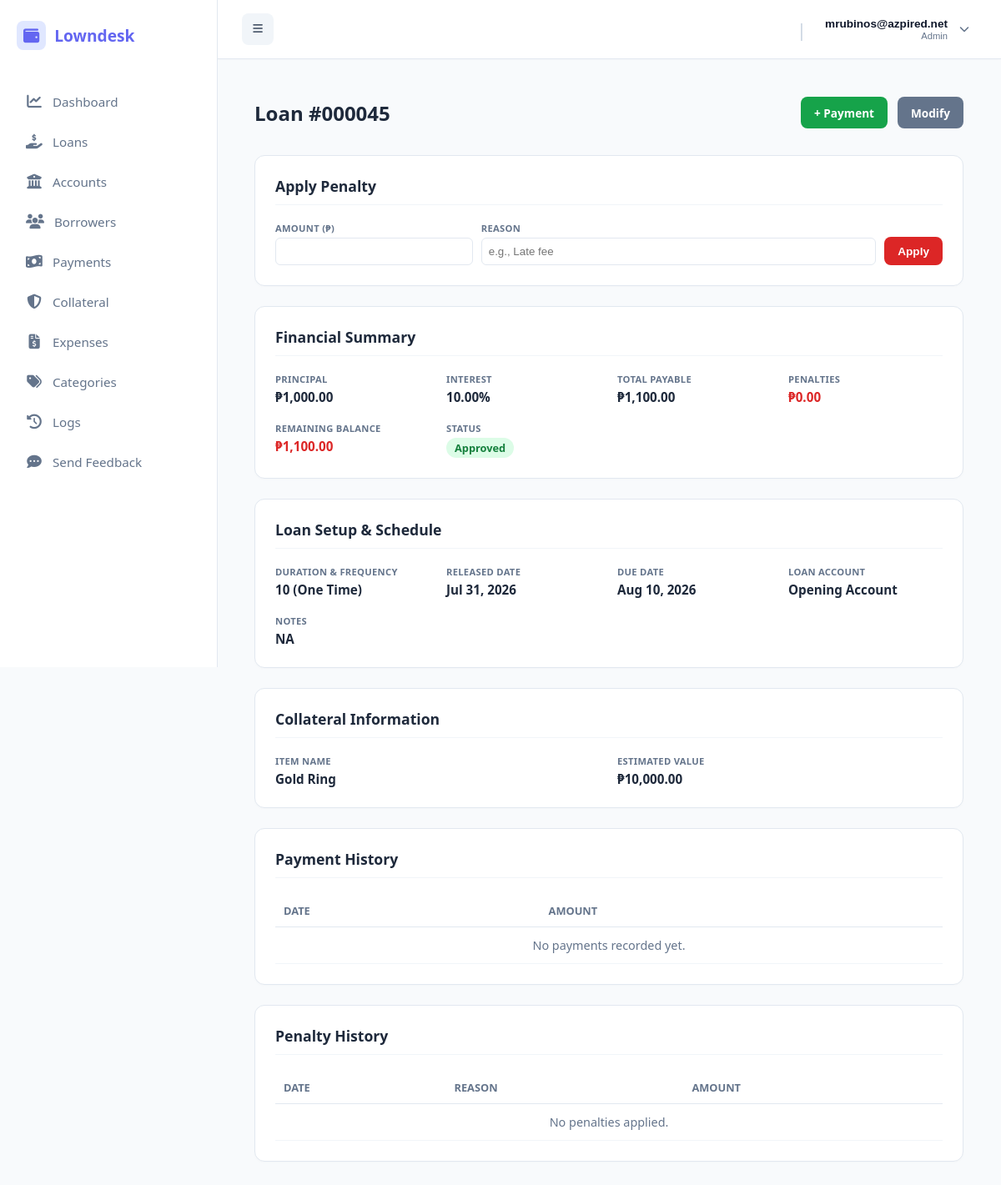
/public/index.php?url=loan/details&id=45 (signed in), run on the app's committed database.
### tables this page shows
CREATE TABLE `loans` (
  `id` int(11) NOT NULL,
  `company_id` int(11) NOT NULL,
  `account_id` int(11) DEFAULT NULL,
  `borrower_id` int(11) NOT NULL,
  `amount` decimal(12,2) NOT NULL,
  `interest_rate` decimal(5,2) NOT NULL,
  `total_payable` decimal(12,2) NOT NULL,
  `status` varchar(30) DEFAULT 'pending',
  `released_date` date DEFAULT NULL,
  `due_date` date NOT NULL,
  `created_at` timestamp NOT NULL DEFAULT current_timestamp(),
  `term_months` int(11) DEFAULT NULL,
  `notes` text DEFAULT NULL,
  `term_type` varchar(20) DEFAULT 'month',
  `fee` decimal(15,2) DEFAULT 0.00,
  `category_id` int(11) DEFAULT NULL,
  `loan_type` varchar(255) NOT NULL
);

CREATE TABLE `accounts` (
  `id` int(11) NOT NULL,
  `company_id` int(11) NOT NULL,
  `name` varchar(50) NOT NULL,
  `current_balance` decimal(15,2) DEFAULT 0.00
);

CREATE TABLE `loan_collaterals` (
  `id` int(11) NOT NULL,
  `company_id` int(11) NOT NULL,
  `loan_id` int(11) NOT NULL,
  `item_name` varchar(255) NOT NULL,
  `description` text DEFAULT NULL,
  `estimated_value` decimal(15,2) DEFAULT NULL,
  `file_path` varchar(255) DEFAULT NULL,
  `created_at` timestamp NOT NULL DEFAULT current_timestamp()
);

### app/controllers/LoanController.php (called while the page is built, shortened)
<?php
require_once __DIR__ . '/../models/Payment.php';
class LoanController {
   public function details() {
    $id = $_GET['id'];
    $loanModel = new Loan();
    $db = $loanModel->getDb();
    $stmt = $db->prepare("
        SELECT l.*, b.first_name, b.last_name, b.phone, b.address, a.name as account_name,
               l.term_months, l.term_type
        FROM loans l
        LEFT JOIN borrowers b ON l.borrower_id = b.id
        LEFT JOIN accounts a ON l.account_id = a.id
        WHERE l.id = ?
    ");
    $stmt->execute([$id]);
    $loan = $stmt->fetch(PDO::FETCH_ASSOC);
    $stmtColl = $db->prepare("SELECT * FROM loan_collaterals WHERE loan_id = ?");
    $stmtColl->execute([$id]);
    $collateral = $stmtColl->fetch(PDO::FETCH_ASSOC);
    $paymentModel = new Payment();
    $payments = $paymentModel->getByLoanId($id);
    $totalPaid = $paymentModel->getTotalPaidByLoanId($id);
    $stmtPen = $db->prepare("SELECT * FROM penalties WHERE loan_id = ? ORDER BY date_applied DESC");
    $stmtPen->execute([$id]);
    $penalties = $stmtPen->fetchAll(PDO::FETCH_ASSOC);
    $totalPenalties = 0;
    $remainingBalance = ($loan['total_payable'] ?? 0) - $totalPaid + $totalPenalties;
    require_once __DIR__ . '/../views/admin/loans/details.php';
}
}

### public/index.php (called while the page is built, shortened)
<?php
require_once __DIR__ . "/../app/core/Database.php";
require_once __DIR__ . "/../app/core/Model.php";
$init = new App();

### app/core/Database.php (called while the page is built)
<?php
class Database {
    private static $host = "localhost";
    private static $port = "3306";
    private static $db   = "loan_saas_db";
    private static $user = "root";
    private static $pass = "";
    public static function getConnection() {
        try {
            $conn = new PDO(
                "mysql:host=" . self::$host . ";port=" . self::$port . ";dbname=" . self::$db,
                self::$user,
                self::$pass
            );
            $conn->setAttribute(PDO::ATTR_ERRMODE, PDO::ERRMODE_EXCEPTION);
            $conn->setAttribute(PDO::ATTR_DEFAULT_FETCH_MODE, PDO::FETCH_ASSOC);
            return $conn;
        } catch (Exception $e) {
            die("Database connection failed: " . $e->getMessage());
        }
    }
}

### app/core/Model.php (called while the page is built, shortened)
<?php
require_once __DIR__ . "/Database.php";
class Model {
    public function __construct() {
        $this->conn = Database::getConnection();
    }
}

### app/models/Payment.php (called while the page is built, shortened)
<?php
require_once __DIR__ . '/../core/Model.php';
class Payment extends Model {
    public function getTotalPaidByLoanId($loan_id) {
        $stmt = $this->conn->prepare("SELECT SUM(amount) as total FROM payments WHERE loan_id = ?");
        $stmt->execute([$loan_id]);
        $result = $stmt->fetch(PDO::FETCH_ASSOC);
        return $result['total'] ?? 0;
    }
}

### app/views/admin/loans/details.php (the view, shortened to what this page needs)
<?php require_once dirname(__DIR__, 2) . '/layouts/header.php'; ?>
<div class="loan-container">
    <div class="header-actions">
        <h1 class="page-title">Loan #<?= str_pad($loan['id'], 6, '0', STR_PAD_LEFT) ?></h1>
        <div style="display: flex; gap: 0.75rem;">
            <?php if ($loan['status'] !== 'Pending'): ?>
                <a href="/loansaas/public/index.php?url=payment/create&loan_id=<?= $loan['id'] ?>" class="btn" style="background:var(--success); color:white;">+ Payment</a>
            <?php endif; ?>
            <?php if (isset($_SESSION['user']['role']) && $_SESSION['user']['role'] === 'admin'): ?>
                <a href="/loansaas/public/index.php?url=loan/edit&id=<?= $loan['id'] ?>" class="btn" style="background:#64748b; color:white;">Modify</a>
            <?php endif; ?>
        </div>
    </div>
    <div class="card">
        <div class="card-title">Apply Penalty</div>
        <form action="/loansaas/public/index.php?url=loan/apply_penalty" method="POST">
            <div style="display: grid; grid-template-columns: 1fr 2fr auto; gap: 10px; align-items: end;">
                <div class="info-item">
                    <label class="info-label">Amount (₱)</label>
                    <input type="number" name="amount" step="0.01" required style="padding: 8px; border: 1px solid #e2e8f0; border-radius: 6px;">
                </div>
                <div class="info-item">
                    <label class="info-label">Reason</label>
                    <input type="text" name="reason" placeholder="e.g., Late fee" required style="padding: 8px; border: 1px solid #e2e8f0; border-radius: 6px;">
                </div>
                <button type="submit" class="btn" style="background:var(--danger); color:white;">Apply</button>
            </div>
        </form>
    </div>
    <div class="card">
        <div class="card-title">Financial Summary</div>
        <div class="info-grid">
            <div class="info-item">
                <span class="info-label">Principal</span>
                <span class="info-value">₱<?= number_format($loan['amount'], 2) ?></span>
            </div>
            <div class="info-item">
                <span class="info-label">Interest</span>
                <span class="info-value"><?= number_format($loan['interest_rate'], 2) ?>%</span>
            </div>
            <div class="info-item">
                <span class="info-label">Total Payable</span>
                <span class="info-value">₱<?= number_format($loan['total_payable'], 2) ?></span>
            </div>
            <div class="info-item">
                <span class="info-label">Penalties</span>
                <span class="info-value" style="color:var(--danger)">₱<?= number_format($totalPenalties, 2) ?></span>
            </div>
            <div class="info-item">
                <span class="info-label">Remaining Balance</span>
                <span class="info-value" style="color:var(--danger)">₱<?= number_format($remainingBalance, 2) ?></span>
            </div>
            <div class="info-item">
                <span class="info-label">Status</span>
                <span class="info-value">
                    <span class="status-badge status-<?= strtolower($loan['status']) ?>">
                        <?= htmlspecialchars($loan['status']) ?>
                    </span>
                </span>
            </div>
        </div>
    </div>
    <div class="card">
        <div class="card-title">Loan Setup & Schedule</div>
        <div class="info-grid">
            <div class="info-item">
                <span class="info-label">Duration & Frequency</span>
                <span class="info-value">
                    <?= htmlspecialchars($loan['term_months'] ?? 1) ?>
                    (<?= ucwords(str_replace('_', ' ', $loan['term_type'] ?? 'one_time')) ?>)
                </span>
            </div>
            <div class="info-item">
                <span class="info-label">Released Date</span>
                <span class="info-value"><?= !empty($loan['released_date']) ? date('M d, Y', strtotime($loan['released_date'])) : 'N/A' ?></span>
            </div>
            <div class="info-item">
                <span class="info-label">Due Date</span>
                <span class="info-value"><?= !empty($loan['due_date']) ? date('M d, Y', strtotime($loan['due_date'])) : 'N/A' ?></span>
            </div>
            <div class="info-item">
                <span class="info-label">Loan Account</span>
                <span class="info-value"><?= htmlspecialchars($loan['account_name'] ?? 'N/A') ?></span>
            </div>
            <div class="info-item" style="grid-column: span 2;">
                <span class="info-label">Notes</span>
                <span class="info-value"><?= !empty($loan['notes']) ? htmlspecialchars($loan['notes']) : 'No additional notes provided.' ?></span>
            </div>
        </div>
    </div>
    <div class="card">
        <div class="card-title">Collateral Information</div>
        <div class="info-grid">
            <div class="info-item">
                <span class="info-label">Item Name</span>
                <span class="info-value"><?= !empty($collateral['item_name']) ? htmlspecialchars($collateral['item_name']) : 'None' ?></span>
            </div>
            <div class="info-item">
                <span class="info-label">Estimated Value</span>
                <span class="info-value">
                    <?= !empty($collateral['estimated_value']) ? '₱' . number_format($collateral['estimated_value'], 2) : 'N/A' ?>
                </span>
            </div>
        </div>
    </div>
    <div class="card">
        <div class="card-title">Payment History</div>
        <table class="data-table">
            <thead>
                <tr>
                    <th>Date</th>
                    <th>Amount</th>
                </tr>
            </thead>
            <tbody>
                <?php if (!empty($payments)): ?>
                    <?php foreach ($payments as $p): ?>
                        <tr>
                            <td data-label="Date"><?= date('M d, Y', strtotime($p['payment_date'])) ?></td>
                            <td data-label="Amount" style="color:var(--success); font-weight:600;">₱<?= number_format($p['amount'], 2) ?></td>
                        </tr>
                    <?php endforeach; ?>
                <?php else: ?>
                    <tr>
                        <td colspan="2" style="text-align: center; color: var(--text-muted);">No payments recorded yet.</td>
                    </tr>
                <?php endif; ?>
            </tbody>
        </table>
    </div>
    <div class="card">
        <div class="card-title">Penalty History</div>
        <table class="data-table">
            <thead>
                <tr>
                    <th>Date</th>
                    <th>Reason</th>
                    <th>Amount</th>
                </tr>
            </thead>
            <tbody>
                <?php if (!empty($penalties)): ?>
                    <?php foreach ($penalties as $p): ?>
                        <tr>
                            <td data-label="Date"><?= date('M d, Y', strtotime($p['date_applied'])) ?></td>
                            <td data-label="Reason"><?= htmlspecialchars($p['reason']) ?></td>
                            <td data-label="Amount" style="color:var(--danger); font-weight:600;">₱<?= number_format($p['amount'], 2) ?></td>
                        </tr>
                    <?php endforeach; ?>
                <?php else: ?>
                    <tr>
                        <td colspan="3" style="text-align: center; color: var(--text-muted);">No penalties applied.</td>
                    </tr>
                <?php endif; ?>
            </tbody>
        </table>
    </div>
</div>
<?php require_once dirname(__DIR__, 2) . '/layouts/footer.php'; ?>

### app/views/layouts/header.php (style rules this page uses)
:root { --sidebar-bg: #ffffff; --primary-color: #6366f1; --hover-bg: #f5f3ff; --text-main: #1e293b; --text-muted: #64748b; --border-color: #e2e8f0; }
body { margin: 0; font-family: 'Segoe UI', sans-serif; background: #f8fafc; display: flex; }

### app/views/admin/loans/details.php (style rules this page uses)
:root { --primary: #4f46e5; --success: #16a34a; --danger: #dc2626; --bg: #f8fafc; --text-main: #1e293b; --text-muted: #64748b; }
.loan-container { max-width: 1000px; margin: 0 auto; padding: 20px; }
.header-actions { display: flex; justify-content: space-between; align-items: center; margin-bottom: 2rem; gap: 15px; }
.page-title { font-size: 1.5rem; font-weight: 800; color: var(--text-main); margin: 0; }
.card { background: #fff; padding: 1.5rem; border-radius: 12px; border: 1px solid #e2e8f0; margin-bottom: 1.5rem; box-shadow: 0 1px 3px rgba(0,0,0,0.02); }
.card-title { font-size: 1.1rem; font-weight: 700; margin-bottom: 1.25rem; border-bottom: 1px solid #f1f5f9; padding-bottom: 10px; color: var(--text-main); }
.info-grid { display: grid; grid-template-columns: repeat(auto-fit, minmax(180px, 1fr)); gap: 1.25rem; }
.info-item { display: flex; flex-direction: column; gap: 0.25rem; }
.info-label { font-size: 0.70rem; font-weight: 700; color: var(--text-muted); text-transform: uppercase; letter-spacing: 0.3px; }
.info-value { font-size: 0.95rem; font-weight: 600; color: var(--text-main); }
.btn { padding: 0.6rem 1rem; border-radius: 8px; font-weight: 600; font-size: 0.85rem; cursor: pointer; border: none; display: inline-flex; align-items: center; justify-content: center; gap: 6px; text-decoration: none; }
.data-table { width: 100%; border-collapse: collapse; }
.data-table th { text-align: left; color: var(--text-muted); font-size: 0.8rem; text-transform: uppercase; padding: 10px; border-bottom: 1px solid #e2e8f0; }
.data-table td { padding: 12px 10px; border-bottom: 1px solid #f1f5f9; font-size: 0.9rem; }
.status-badge { display: inline-block; padding: 3px 10px; border-radius: 12px; font-size: 0.8rem; font-weight: 700; text-transform: capitalize; }
.status-approved, .status-active { background: #dcfce7; color: #15803d; }

### data on the page
loans: id "000045", amount "1,000.00", interest_rate "10.00", total_payable "1,100.00", status "Approved", term_months "10", term_type "One Time", released_date "Jul 31, 2026", due_date "Aug 10, 2026", account.name "Opening Account", notes "NA"
loan_collaterals: item_name "Gold Ring", estimated_value "10,000.00"

### other printed values
$item['label'] "Dashboard"
$item['label'] "Loans"
$item['label'] "Accounts"
$item['label'] "Borrowers"
$item['label'] "Payments"
$item['label'] "Collateral"
$item['label'] "Expenses"
$item['label'] "Categories"
$item['label'] "Logs"
$item['label'] "Send Feedback"
$userName "mrubinos@azpired.net"
$userRole ?: 'Active User' "Admin"
$totalPenalties "0.00"
$remainingBalance "1,100.00"
